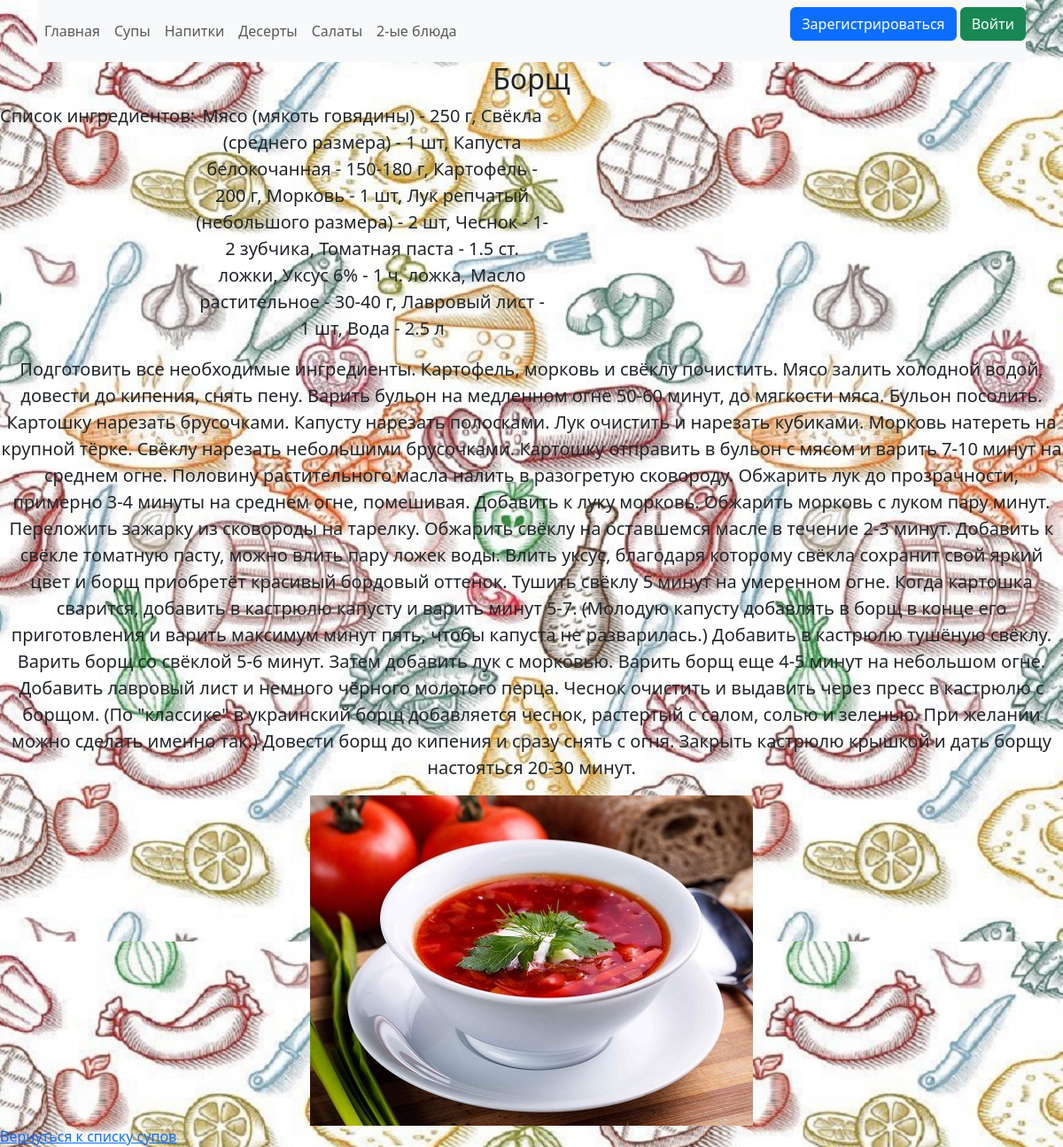
/soup/1, run on the app's committed database.
### data/recipes.py (models this page shows)
class Recipe(SqlAlchemyBase):
    __tablename__ = 'recipes'
    id = sqlalchemy.Column(sqlalchemy.Integer,
                           primary_key=True, autoincrement=True)
    name = sqlalchemy.Column(sqlalchemy.String, nullable=True)
    ingredients = sqlalchemy.Column(sqlalchemy.TEXT, nullable=True)
    recipe = sqlalchemy.Column(sqlalchemy.TEXT)

### data/images.py (models this page shows)
class Image(SqlAlchemyBase):
    __tablename__ = 'images'
    id = sqlalchemy.Column(sqlalchemy.Integer,
                           primary_key=True, autoincrement=True)
    file = sqlalchemy.Column(sqlalchemy.String)

### main.py (the view)
@app.route('/soup/<int:pk>')
def soup(pk):
    db_sess = db_session.create_session()
    img = db_sess.query(Image).filter(
        Image.id == db_sess.query(RecImage).filter(RecImage.id_rec == pk).first().id_images).first()
    soup = db_sess.query(Recipe).filter(Recipe.id == pk).first()
    return render_template('detail_soup.html', soup=soup, img=img.file)

### data/db_session.py (called while the page is built)
def create_session() -> Session:
    global __factory
    return __factory()

### templates/detail_soup.html
{% extends "base.html" %}
{% block content %}
<div style="text-align: center; font-size: 20px;">
    <h2>{{soup.name}}</h2>
    <div style="display:flex">
        <p>Список ингредиентов:</p>
        <p style="width:400px">{{soup.ingredients}}</p>
    </div>
    <p>{{soup.recipe}}</p>
    <img src="{{ url_for('static', filename=img) }}" alt="{{soup.name}}">
</div>
    <a href="/soups">Вернуться к списку супов</a>
{% endblock %}

### data on the page
Recipe: name "Борщ", ingredients "Мясо (мякоть говядины) - 250 г, Свёкла (среднего размера) - 1 шт, Капуста белокочанная - 150-180 г, Картофель - 200 г, Морковь - 1 шт, Лук репчатый (небольшого размера) - 2 шт, Чеснок - 1-2 зубчика, Томатная паста - 1.5 ст. ложки, Уксус 6% - 1 ч. ложка, Масло растительное - 30-40 г, Лавровый лист - 1 шт, Вода - 2.5 л", recipe "Подготовить все необходимые ингредиенты. Картофель, морковь и свёклу почистить. Мясо залить холодной водой, довести до кипения, снять пену. Варить бульон на медленном огне 50-60 минут, до мягкости мяса. Бульон посолить. Картошку нарезать брусочками. Капусту нарезать полосками. Лук очистить и нарезать кубиками. Морковь натереть на крупной тёрке. Свёклу нарезать небольшими брусочками. Картошку отправить в бульон с мясом и варить 7-10 минут на среднем огне. Половину растительного масла налить в разогретую сковороду. Обжарить лук до прозрачности, примерно 3-4 минуты на среднем огне, помешивая. Добавить к луку морковь. Обжарить морковь с луком пару минут. Переложить зажарку из сковороды на…"
Image: file.name (picture)
